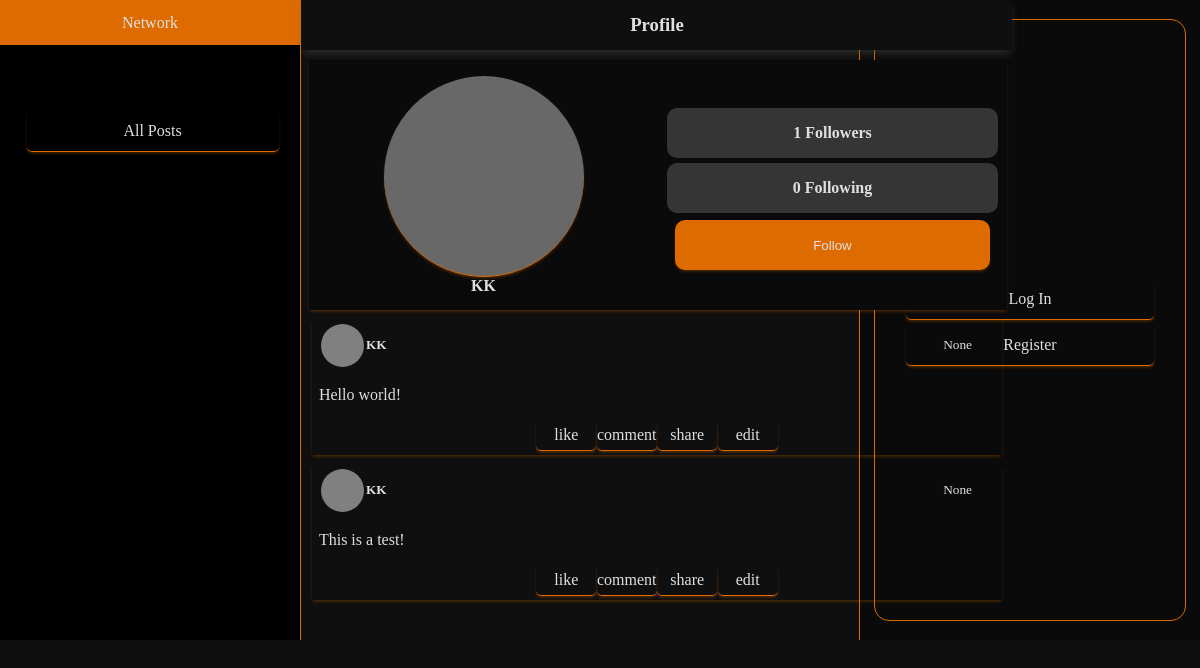
The page /profile/1 on the database as committed earlier.
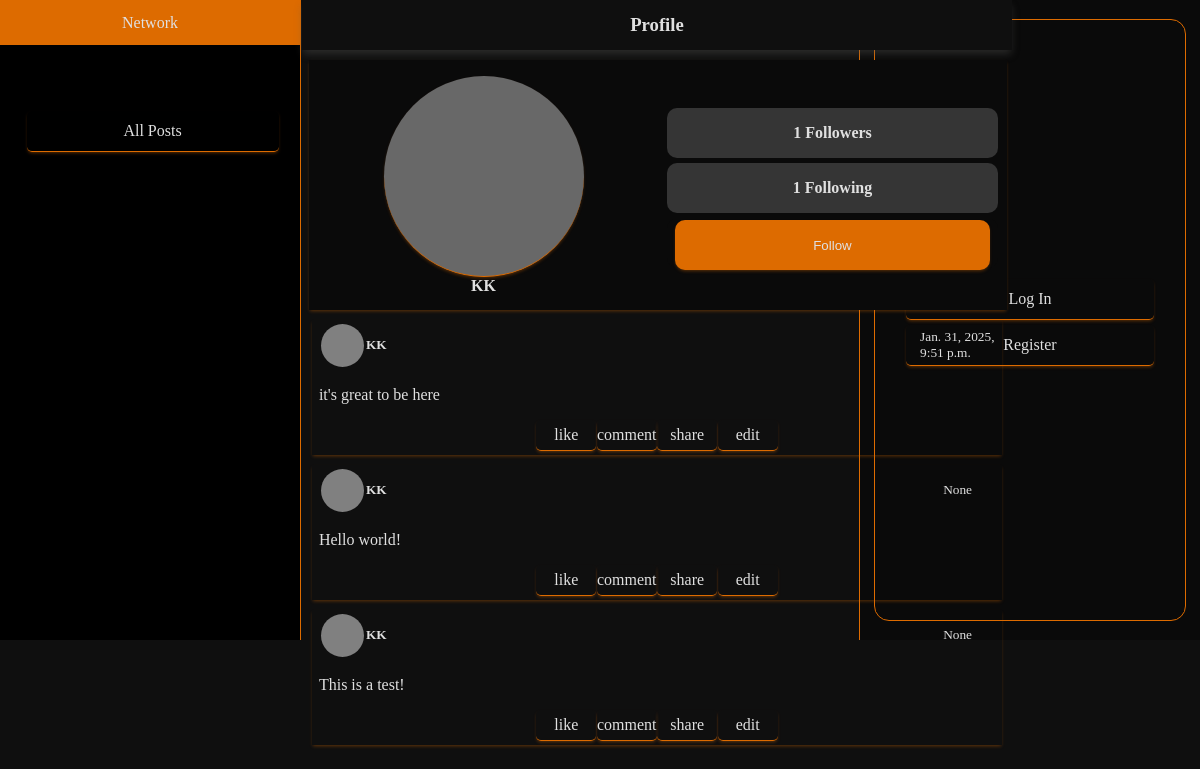
The same page on the database as committed later.
### network/models.py (models this page shows, shortened)
class User(AbstractUser):
    pass

class Post(models.Model):
    poster = models.ForeignKey(User, on_delete=models.CASCADE, related_name="user")
    content = models.CharField(max_length=800)
    timestamp = models.DateTimeField(auto_now_add=False)

### network/views.py (the view)
# urls.py: path("profile/<str:poster>", views.viewProfile, name="profile"),
def viewProfile(request,poster):
    allPosts = Post.objects.filter(poster=poster)
    followers = len(Follow.objects.filter(following=poster))
    following = len(Follow.objects.filter(follower=poster))
    posterName = User.objects.get(id=poster)
    if (request.user.is_authenticated):
        isFollowing = Follow.objects.filter(follower=request.user, following=posterName).exists()
    else:
        isFollowing = False
    sortedPosts = allPosts.order_by('timestamp')
    return render(request, "network/profile.html",{"userPosts":sortedPosts, "followers": followers,
                                                    "following": following,
                                                   "posterName":posterName, "isFollowing": isFollowing })

### network/templates/network/profile.html (shortened to what this page needs)
{% extends "network/layout.html" %}
{% block body %}
<div class="profile-container">
  <div class="feeds-heading">
    <h3 class="feeds-title login-title">Profile</h3>
  </div>
  <div class="user-info">
    <div class="personal">
      <div class="user-img "></div>
      <div class="user-name"><strong>{{ posterName }}</strong></div>
    </div>
    <div class="acc-details">
      <div class="followers-div">
        <h4>{{followers}} Followers</h4>
      </div>
      <div class="following-div">
        <h4>{{following}} Following</h4>
      </div>
      {% if posterName.id != user.id  %}
        <form action="{% url 'follow' %}" method="post" class="follow-form">
          {%if isFollowing%}
            <input type="submit" value="Unfollow" class="action nav-item follow">
          {% else %}
            <input type="submit" value="Follow" class="action nav-item unfollow">
          {% endif %}
        </form>
      {% endif %}
    </div>
  </div>
  {% for post in userPosts %}
  <div class="post-container">
      <div class="post-header">
          <div class="poster-container">
              <div class="poster-img"></div>
              <div class="poster-name"><h5>{{post.poster}}</h5></div>
          </div>
          <div class="post-time"><small>{{post.timestamp}}</small></div>
      </div>
      <div class="post-body">
          <p class="post-content">{{post.content}}</p>
      </div>
      {% if user.username != post.poster %}
      <div class="post-footer">
          <div class="likes">like</div>
          <div class="comment">comment</div>
          <div class="share">share</div>
          <div class="edit">edit</div>
      </div>
      {% endif %}
  </div>
{% endfor %}
{% endblock %}

### network/templates/network/layout.html (shortened to what this page needs)
{% load static %}
<!DOCTYPE html>
<html lang="en">
    <head>
        <link href="{% static 'network/styles.css' %}" rel="stylesheet">
    </head>
    <body>
        <nav class="navbar navbar-expand-lg navbar-light bg-light">
            <a class="navbar-brand" href="#">Network</a>
            <div class="user-nav-bar">
              <ul class="navbar-nav mr-auto">
                <li class="nav-item">
                  <a class="nav-link" href="{% url 'index' %}">All Posts</a>
                </li>
              </ul>
            </div>
        </nav>
        <div class="user-panel">
            <div class="user-container">
                <div class="user-actions">
                    {% if user.is_authenticated %}
                        <a class="action nav-item" id="write-post" href="">Post</a>
                        <a href="{% url 'profile' poster=user.id %}" class="action nav-item">Profile</a>
                        <a class="action nav-item" href="{% url 'logout' %}">Log Out</a>
                    {% else %}
                    <a class="action nav-item" href="{% url 'login' %}">Log In</a>
                    <a class="action nav-item" href="{% url 'register' %}">Register</a>
                    {% endif %}
                </div>
            </div>
        </div>
    <div class="feed-container"></div>
        <div class="body">
            {% block body %}
            {% endblock %}
        </div>
    </body>
</html>

Rows that differ between the two databases and show on the page:
added Post: poster "KK", timestamp "Jan. 31, 2025, 9:51 p.m.", content "it's great to be here", shows "like"
Other text that changed with them:
{{ following }}: "0" → "1"
